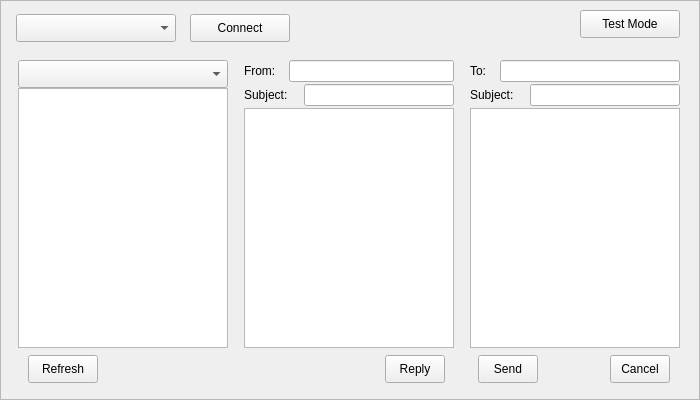
  <widget class="QFrame" name="deviceMceUserFrame">
   <property name="geometry">
    <rect>
     <x>110</x>
     <y>10</y>
     <width>700</width>
     <height>400</height>
    </rect>
   </property>
   <property name="autoFillBackground">
    <bool>true</bool>
   </property>
   <property name="frameShape">
    <enum>QFrame::StyledPanel</enum>
   </property>
   <property name="frameShadow">
    <enum>QFrame::Raised</enum>
   </property>
   <widget class="QComboBox" name="cmbMceUserInsts">
    <property name="geometry">
     <rect>
      <x>16</x>
      <y>14</y>
      <width>160</width>
      <height>28</height>
     </rect>
    </property>
   </widget>
   <widget class="QPushButton" name="btnMceUserConnDisc">
    <property name="geometry">
     <rect>
      <x>190</x>
      <y>14</y>
      <width>100</width>
      <height>28</height>
     </rect>
    </property>
    <property name="text">
     <string>Connect</string>
    </property>
   </widget>
   <widget class="QComboBox" name="cmbMceUserFolders">
    <property name="geometry">
     <rect>
      <x>18</x>
      <y>60</y>
      <width>210</width>
      <height>28</height>
     </rect>
    </property>
   </widget>
   <widget class="QListWidget" name="lstMceUserMsgs">
    <property name="geometry">
     <rect>
      <x>18</x>
      <y>88</y>
      <width>210</width>
      <height>260</height>
     </rect>
    </property>
   </widget>
   <widget class="QPushButton" name="btnMceUserRefresh">
    <property name="geometry">
     <rect>
      <x>28</x>
      <y>355</y>
      <width>70</width>
      <height>28</height>
     </rect>
    </property>
    <property name="text">
     <string>Refresh</string>
    </property>
   </widget>
   <widget class="QLabel" name="lbMceUserFromTo">
    <property name="geometry">
     <rect>
      <x>244</x>
      <y>62</y>
      <width>45</width>
      <height>18</height>
     </rect>
    </property>
    <property name="text">
     <string>From:</string>
    </property>
   </widget>
   <widget class="QLineEdit" name="edtMceUserFromTo">
    <property name="geometry">
     <rect>
      <x>289</x>
      <y>60</y>
      <width>165</width>
      <height>22</height>
     </rect>
    </property>
    <property name="readOnly">
     <bool>true</bool>
    </property>
   </widget>
   <widget class="QLabel" name="lbMceUserSubj1">
    <property name="geometry">
     <rect>
      <x>244</x>
      <y>86</y>
      <width>60</width>
      <height>18</height>
     </rect>
    </property>
    <property name="text">
     <string>Subject:</string>
    </property>
   </widget>
   <widget class="QLineEdit" name="edtMceUserSubj1">
    <property name="geometry">
     <rect>
      <x>304</x>
      <y>84</y>
      <width>150</width>
      <height>22</height>
     </rect>
    </property>
    <property name="readOnly">
     <bool>true</bool>
    </property>
   </widget>
   <widget class="QPlainTextEdit" name="edtMceUserMsg">
    <property name="geometry">
     <rect>
      <x>244</x>
      <y>108</y>
      <width>210</width>
      <height>240</height>
     </rect>
    </property>
    <property name="readOnly">
     <bool>true</bool>
    </property>
   </widget>
   <widget class="QPushButton" name="btnMceUserReply">
    <property name="geometry">
     <rect>
      <x>385</x>
      <y>355</y>
      <width>60</width>
      <height>28</height>
     </rect>
    </property>
    <property name="text">
     <string>Reply</string>
    </property>
   </widget>
   <widget class="QLabel" name="lbMceUserTo">
    <property name="geometry">
     <rect>
      <x>470</x>
      <y>62</y>
      <width>30</width>
      <height>18</height>
     </rect>
    </property>
    <property name="text">
     <string>To:</string>
    </property>
   </widget>
   <widget class="QLineEdit" name="edtMceUserTo">
    <property name="geometry">
     <rect>
      <x>500</x>
      <y>60</y>
      <width>180</width>
      <height>22</height>
     </rect>
    </property>
    <property name="toolTip">
     <string>Enter recipient phone number</string>
    </property>
   </widget>
   <widget class="QLabel" name="lbMceUserSubj2">
    <property name="geometry">
     <rect>
      <x>470</x>
      <y>86</y>
      <width>60</width>
      <height>18</height>
     </rect>
    </property>
    <property name="text">
     <string>Subject:</string>
    </property>
   </widget>
   <widget class="QLineEdit" name="edtMceUserSubj2">
    <property name="geometry">
     <rect>
      <x>530</x>
      <y>84</y>
      <width>150</width>
      <height>22</height>
     </rect>
    </property>
   </widget>
   <widget class="QPlainTextEdit" name="edtMceUserPushMsg">
    <property name="geometry">
     <rect>
      <x>470</x>
      <y>108</y>
      <width>210</width>
      <height>240</height>
     </rect>
    </property>
    <property name="toolTip">
     <string>Type in message to be sent</string>
    </property>
   </widget>
   <widget class="QPushButton" name="btnMceUserSend">
    <property name="geometry">
     <rect>
      <x>478</x>
      <y>355</y>
      <width>60</width>
      <height>28</height>
     </rect>
    </property>
    <property name="text">
     <string>Send</string>
    </property>
   </widget>
   <widget class="QPushButton" name="btnMceUserCancel">
    <property name="geometry">
     <rect>
      <x>610</x>
      <y>355</y>
      <width>60</width>
      <height>28</height>
     </rect>
    </property>
    <property name="text">
     <string>Cancel</string>
    </property>
   </widget>
   <widget class="QPushButton" name="btnMceTestMode">
    <property name="geometry">
     <rect>
      <x>580</x>
      <y>10</y>
      <width>100</width>
      <height>28</height>
     </rect>
    </property>
    <property name="text">
     <string>Test Mode</string>
    </property>
   </widget>
  </widget>
